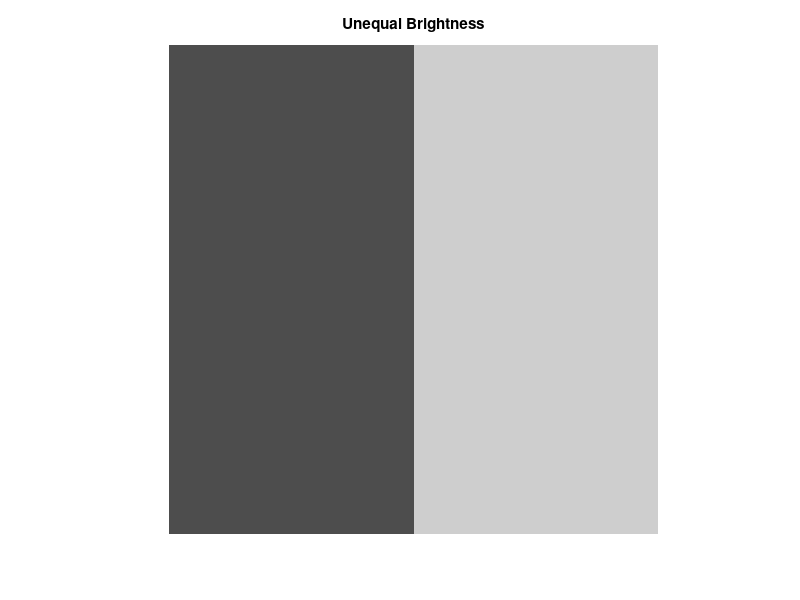

The MATLAB source for this figure:

% Unequal Brightness Demonstration
clc; clear; close all;

img = ones(100,100);
img(:,1:50) = 0.3;   % Dark region
img(:,51:100) = 0.8; % Bright region

imshow(img);
title('Unequal Brightness');
